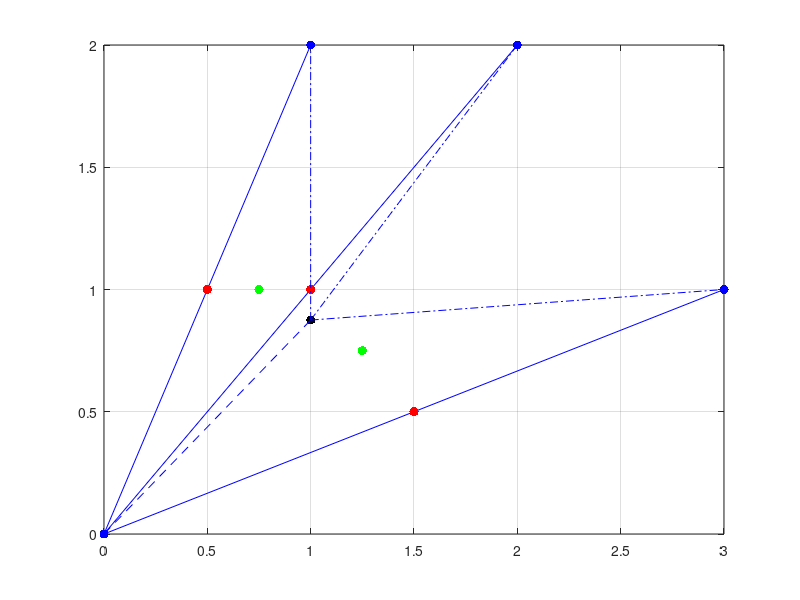

Reproduce this figure in MATLAB.

%initial plot
figure
pt0 = [0,0];
pt1 = [1,2];
pt2 = [2,2];
pt3 = [3,1];

plot(pt0(1),pt0(2),'b.','MarkerSize',20), hold on
plot(pt1(1),pt1(2),'b.','MarkerSize',20), hold on
plot(pt2(1),pt2(2),'b.','MarkerSize',20), hold on
plot(pt3(1),pt3(2),'b.','MarkerSize',20), hold on

plot([pt0(1) pt1(1)],[pt0(2) pt1(2)], 'b'), hold on
mid1 = [(pt0(1)+pt1(1))/2, (pt0(2)+pt1(2))/2];

plot([pt0(1) pt2(1)],[pt0(2) pt2(2)], 'b'), hold on
mid2 = [(pt0(1)+pt2(1))/2, (pt0(2)+pt2(2))/2];

plot([pt0(1) pt3(1)],[pt0(2) pt3(2)], 'b'), hold on, grid on
mid3 = [(pt0(1)+pt3(1))/2, (pt0(2)+pt3(2))/2];

plot(mid1(1),mid1(2),'r.','MarkerSize',20), hold on
plot(mid2(1),mid2(2),'r.','MarkerSize',20), hold on
plot(mid3(1),mid3(2),'r.','MarkerSize',20), hold on

merge1 = [(mid1(1)+mid2(1))/2, (mid1(2)+mid2(2))/2];
merge2 = [(mid2(1)+mid3(1))/2, (mid2(2)+mid3(2))/2];

plot(merge1(1),merge1(2),'g.', 'MarkerSize',20)
plot(merge2(1),merge2(2),'g.', 'MarkerSize',20)

trueMid = [(merge1(1)+merge2(1))/2, (merge1(2)+merge2(2))/2];
plot(trueMid(1),trueMid(2),'k.', 'MarkerSize',20)

plot([pt0(1) trueMid(1)],[pt0(2) trueMid(2)], 'b--'), hold on
plot([trueMid(1) pt1(1)],[trueMid(2) pt1(2)], 'b-.'), hold on
plot([trueMid(1) pt2(1)],[trueMid(2) pt2(2)], 'b-.'), hold on
plot([trueMid(1) pt3(1)],[trueMid(2) pt3(2)], 'b-.'), hold on
ted1 = 8.22677;



